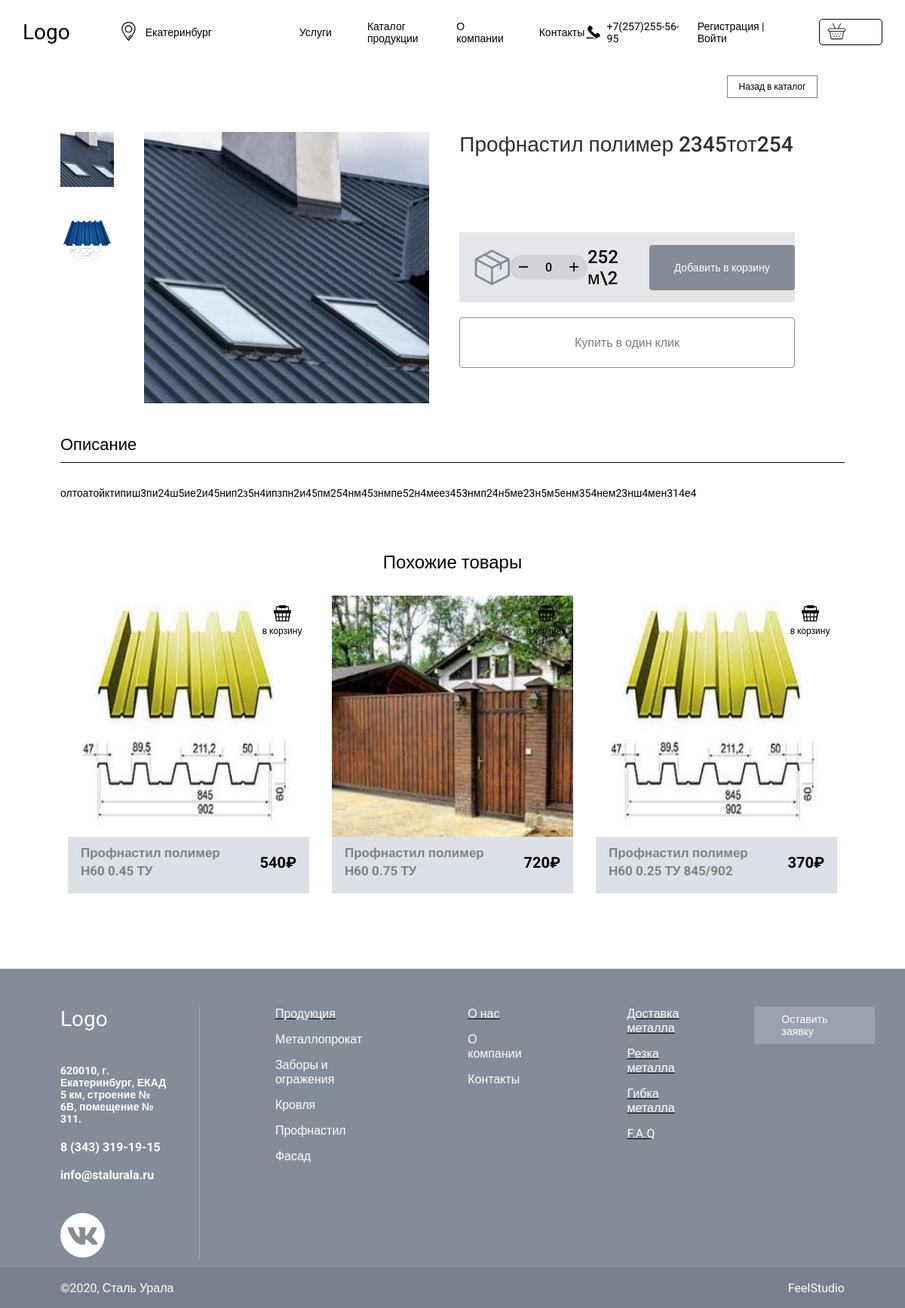
The app's page /shop_catalog/profnastil/about_good/profnastil-polimer-2345tot254/ with its own data.
### UralsSteelStore/models.py (models this page shows, shortened)
class Goods(models.Model):
    category = models.ForeignKey('Category', on_delete=models.PROTECT, verbose_name='Категория')
    title = models.CharField(max_length=300, verbose_name='Наименование товара')
    slug = models.SlugField(max_length=200, db_index=True)
    description = models.TextField(blank=True)
    price = models.IntegerField(default=0)
    is_published = models.BooleanField(default=True, verbose_name='Опубликовано')
    created_at = models.DateTimeField(auto_now_add=True)
    updated_at = models.DateTimeField(auto_now=True)
    def get_absolute_url(self):
        return reverse('about_good', kwargs={'slug_cat': self.category.slug, 'slug_good_name': self.slug})
    class Meta:
        verbose_name = 'Товар'
        verbose_name_plural = 'Товары'

class Gallery(models.Model):
    image = models.ImageField(upload_to='goods/%Y/%m/%d', blank=True)
    good = models.ForeignKey('Goods', on_delete=models.CASCADE, verbose_name='Изображение', related_name='images')
    def get_absolute_url(self, img=False):
        current_img = self.image.url.replace('/', '-').replace('.', '_')
        return reverse('current_img', kwargs={
            'slug_cat': self.good.category.slug,
            'slug_good_name': self.good.slug,
            'current_img': current_img,
        })

### UralsSteelStore/views.py (the view)
# urls.py: path('shop_catalog/<slug:slug_cat>/about_good/<slug:slug_good_name>/', about_good, name='about_good'),
def about_good(request, slug_cat=None, slug_good_name=None, current_img=None):
    context = {}
    context['menu'] = menu
    images = Gallery.objects.filter(good__slug=slug_good_name)[::-1]
    context['images'] = images
    if current_img != None:
        current_img = current_img.replace('-', '/').replace('_', '.')
        context['current_img'] = current_img
    else:
        if len(images) != 0:
            current_img = images[0].image.url
            context['current_img'] = current_img
        else:
            current_img_base = r'D:\MY DJANGO PROJECTS\SteelofhteUrals\UralsSteel\media\base_img.png'
            context['current_img_base'] = current_img_base
    good = Goods.objects.filter(slug=slug_good_name)
    context['good'] = good
    some_goods = Goods.objects.filter(category__title=good[0].category)[1:5]
    context['some_goods'] = some_goods
    images_for_some_goods = Gallery.objects.all()
    sps = {}
    for i in images_for_some_goods:
        sps[i.good.pk] = i.image.url
    context['sps'] = sps
    return render(request, 'UralsSteelStore/about_good.html', context=context)

### UralsSteelStore/context_processors.py (called while the page is built)
def baskets(request):
    user = request.user
    return {'baskets': Basket.objects.filter(user=user) if user.is_authenticated else []}

### UralsSteelStore/models.py (called while the page is built)
    def __str__(self):
        return self.title

### UralsSteelStore/templates/UralsSteelStore/about_good.html (shortened to what this page needs)
{% extends '../base.html' %}
{% load static %}
{% block kevas_razmer %}kevas-shop_goods{% endblock %}
{% block content %}
<div class="container">
<div class="good">
{% for item in good %}
    <div class="good_go_back">
        <a href="{% url 'shop_catalog' %}" class="good_go_back_btn">Назад в каталог</a>
    </div>
    <div class="good_up">
        <div class="good_mini_images">
            {% for img in images %}
                <a href="{{ img.get_absolute_url }}"><img src="{{ img.image.url }}"  alt="1" class="good_mini_image"></a>
            {% endfor %}
        </div>
        <div class="good_current">
            <img src="{% if current_img %}{{ current_img }}{% else %}{{ first_img }}{% endif %}" alt="image of product" class="good_current_image">
        </div>
        <div class="good_info">
            <div class="good_info_title">{{ item.title }}</div>
            <div class="good_info_panel">
                <img src="{% static 'UralsSteelStore/icons/box.png' %}" alt="box_icon" class="good_info_icon">
                <div class="good_info_quantity">
                    <a href="#"><img src="{% static 'UralsSteelStore/icons/remove.png' %}" alt="remove" class="good_info_quantity_remove" width="12"></a>
                    <div class="good_info_quantity_number">0</div>
                    <a href="#"><img src="{% static 'UralsSteelStore/icons/plus.png' %}" alt="plus" class="good_info_quantity_plus" width="12"></a>
                </div>
                <div class="good_info_price">{{ item.price }} м\2</div>
                <a href="{% url 'basket_add' item.pk %}" class="good_info_add_to_basket_btn" >Добавить в корзину</a>
            </div>
            <a href="#" class="good_info_buy_one_click_btn">Купить в один клик</a>
        </div>
    </div>
    <div class="good_down">
        <div class="good_description">
            <div class="good_description_title">
                Описание
            </div>
            <div class="good_description_text">
                {{ item.description }}
            </div>
        </div>
    </div>
{% endfor %}
    <div class="good_some_goods">
        <div class="good_some_goods_title">
            Похожие товары
        </div>
        <div class="shop_goods_inner-sm">
            {% for item in some_goods %}
                <div class="shop_goods_item"  id="shop_goods_item_small">
                    <div class="shop_goods_basket">
                        <img src="{% static 'UralsSteelStore/icons/goods-basket.png' %}" alt="basket" width="23" class="shop_goods_basket_img">
                        <div class="shop_goods_basket_text">в корзину</div>
                    </div>
                       <a class="shop_goods_link" href="{{ item.get_absolute_url }}"><img src="{% for i, z in sps.items %}{% if item.pk == i %}{{ z }}{% endif %}{% endfor %}" alt="photo" class="shop_goods_img"></a>
                    <div class="shop_goods_text">
                        <div class="shop_goods_text_title">{{ item.title }}</div>
                        <div class="shop_goods_text_price">{{ item.price }}₽</div>
                    </div>
                </div>
            {% endfor %}
        </div>
    </div>
</div>
</div>
{% endblock %}

### UralsSteelStore/static/UralsSteelStore/css/style.css (style rules this page uses)
html { font-size: 10px; }
body { margin: 0; font-family: 'Roboto', sans-serif; font-size: 1rem; color: #000; }
*, *:before, *:after { box-sizing: border-box; }
.container { width: 100%; max-width: 1920px; margin: 0 auto; }
a { text-decoration: none; color: #fff; }
.shop_goods_inner-sm { display: flex; flex-wrap: wrap; justify-content: space-around; padding-top: 30px; gap: 10px; }
.shop_goods_item { display: flex; flex-direction: column; position: relative; width: 320px; height: 395px; background: #DCE1E7; }
.shop_goods_basket { position: absolute; top: 3%; right: 3%; z-index: 5; }
.shop_goods_basket_img { display: block; margin: 0 auto; }
.shop_goods_basket_text { font-weight: 300; font-size: 12px; color: #000000; text-align: center; margin-top: 5px; }
.shop_goods_img { position: absolute; top: 0; left: 0; width: 100%; height: 320px; }
.shop_goods_text { position: absolute; display: flex; bottom: 0; left: 0; padding: 17px; font-weight: 500; font-size: 14px; line-height: 1.4; color: #2C3036; align-items: center; }
.shop_goods_text_title { font-size: 17px; font-weight: 700; color: gray; margin-right: 20px; }
.shop_goods_text_price { font-size: 20px; font-weight: 700; color: black; }
.shop_goods_link { width: 320px; height: 320px; text-decoration: none; }
.good { padding: 0 80px 50px 80px; }
.good_go_back { width: 100%; margin-bottom: 45px; }
.good_go_back_btn { position: relative; left: 85%; display: flex; justify-content: center; align-items: center; width: 120px; height: 30px; font-weight: 400; font-size: 12px; color: #000000; border: 1px solid gray; }
.good_up { display: flex; flex-direction: row; gap: 40px; }
.good_mini_images { display: flex; flex-direction: column; gap: 25px; align-items: center; width: 7%; }
.good_mini_image { width: 100%; max-width: 100px; height: 100%; max-height: 90px; }
.good_current { width: 37%; }
.good_current_image { width: 100%; max-width: 430px; height: 100%; max-height: 360px; overflow: hidden; text-align: center; }
.good_info { width: 50%; }
.good_info_title { font-weight: 500; font-size: 28px; color: #2C3036; margin-bottom: 100px; }
.good_info_panel { width: 87%; height: 93px; background: #E5E6E9; display: flex; justify-content: space-around; align-items: center; padding-left: 20px; }
.good_info_icon { z-index: 1000; width: 47px; height: 47px; }
.good_info_quantity { width: 109px; height: 33px; display: flex; background: rgba(132, 140, 151, 0.21); border-radius: 47px; align-items: center; justify-content: space-around; }
.good_info_quantity_number { font-weight: 500; font-size: 16px; }
.good_info_price { font-weight: 500; font-size: 24px; }
.good_info_add_to_basket_btn { width: 205px; height: 60px; background: #848C97; border-radius: 4px; display: flex; justify-content: center; align-items: center; font-weight: 500; font-size: 14px; }
.good_info_buy_one_click_btn { width: 87%; height: 67px; display: flex; justify-content: center; align-items: center; border: 1px solid #848C97; border-radius: 4px; font-weight: 500; font-size: 16px; color: #807C7C; margin-top: 20px; }
.good_down { margin-top: 40px; }
.good_description { max-width: 1057px; margin: 0 auto; }
.good_description_title { font-size: 22px; color: black; }
.good_description_title:after { content: ""; display: block; width: 100%; height: 1px; background-color: black; margin: 10px 0 32px; }
.good_description_text { font-size: 14px; font-weight: 400; }
.good_some_goods { margin: 70px 0 50px ; }
.good_some_goods_title { font-size: 24px; text-align: center; }

### records on screen
Goods: title "Профнастил полимер 2345тот254", price "252", description "олтоатойктипиш3пи24ш5ие2и45нип2з5н4ипзпн2и45пм254нм45знмпе52н4меез453нмп24н5ме23н5м5енм354нем23нш4мен314е4"
Gallery: image (picture)
Gallery: image (picture)
Goods: title "Профнастил полимер Н60 0.45 ТУ", price "540"
Goods: shows a picture, title "Профнастил полимер Н60 0.75 ТУ", price "720"
Goods: title "Профнастил полимер Н60 0.25 ТУ 845/902", price "370"

### other values on screen
{{ item.title }} "Услуги" "Каталог продукции" "О компании" "Контакты"
